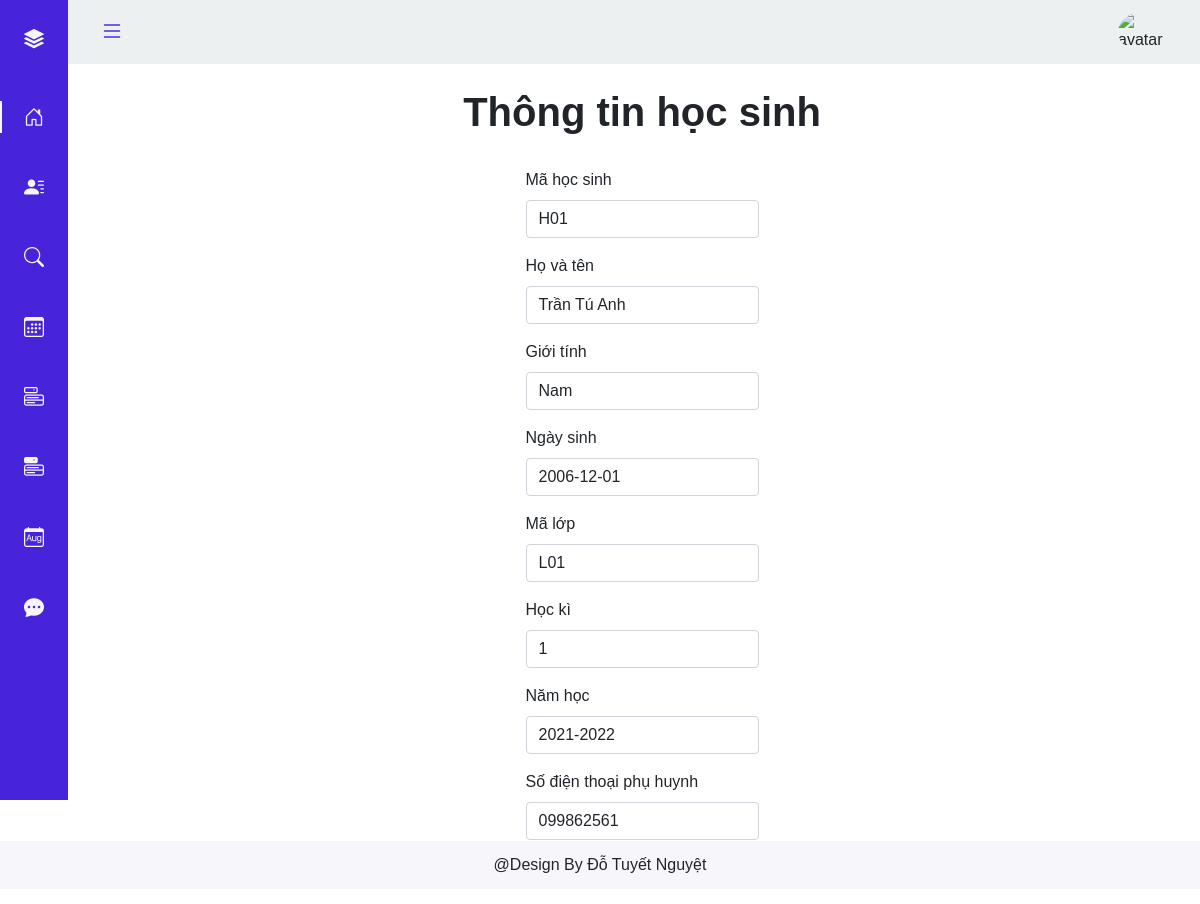
/hocsinh/thong-tinhs.php (signed in), run on the app's committed database.
### tables this page shows
CREATE TABLE `hoc_sinh` (
  `Mahs` char(10) NOT NULL,
  `Hotenhs` varchar(50) DEFAULT NULL,
  `Ngaysinh` date DEFAULT NULL,
  `Gioitinh` varchar(5) DEFAULT NULL,
  `Sdtph` varchar(50) DEFAULT NULL,
  `Mal` char(10) DEFAULT NULL,
  `Hocky` int(11) DEFAULT NULL,
  `Namhoc` varchar(10) DEFAULT NULL
);

### hocsinh/thong-tinhs.php (the view)
<?php include('../partial-font/hearder_hs.php'); ?>
<br>
<div class="text-center">
    <div class="container">
        <h1><b>Thông tin  học sinh</b></h1>
        <br><br>
    </div>
</div>
<br>
<?php
    include('../sql/connect.php');
    $ten = $_SESSION['username'] ;
    $id = $_SESSION['id'];
    $sql = "SELECT * FROM hoc_sinh WHERE Hotenhs LIKE '%$ten%' AND Mahs LIKE '%$id%' ";
	$result = mysqli_query($conn, $sql);
    if(mysqli_num_rows($result)){
    while($row = mysqli_fetch_assoc($result)){
        $mahs = $row['Mahs'];
        $hoten = $row['Hotenhs'];
        $gioitinh= $row['Gioitinh'];
        $ngaysinh = $row['Ngaysinh'];
        $mal = $row['Mal'];
        $Hocki = $row['Hocky'];
       $namhoc = $row['Namhoc'];
       $sdtph = $row['Sdtph'];
        }
}
?>
<main>
    <div class="container">
        <form >
            <div class="mb-3">
                <label for="mahs" class="form-label">Mã học sinh</label>
                <input type="text" class="form-control" name="mahs" value="<?php echo $mahs; ?>">
            </div>
            <div class="mb-3">
                <label for="hoten" class="form-label">Họ và tên</label>
                <input type="text" class="form-control" name="hoten" value="<?php echo $hoten; ?>">
            </div>
            <div class="mb-3">
                <label for="gioitinh" class="form-label">Giới tính</label>
                <input type="text" class="form-control" name="gioitinh" value="<?php echo $gioitinh; ?>">
            </div>
            <div class="mb-3">
                <label for="ngaysinh" class="form-label"> Ngày sinh</label>
                <input type="text" class="form-control" name="ngaysinh" value="<?php echo $ngaysinh; ?>">
            </div>
            <div class="mb-3">
                <label for="mal" class="form-label">Mã lớp</label>
                <input type="text" class="form-control" name="mal" value="<?php echo $mal; ?>">
            </div>
            <div class="mb-3">
                <label for="hocki" class="form-label"> Học kì</label>
                <input type="text" class="form-control" name="hocki" value="<?php echo $Hocki; ?>">
            </div>
            <div class="mb-3">
                <label for="namhoc" class="form-label">Năm học</label>
                <input type="text" class="form-control" name="namhoc" value="<?php echo  $namhoc; ?>">
            </div>
            <div class="mb-3">
                <label for="sdtph" class="form-label">Số điện thoại phụ huynh</label>
                <input type="text" class="form-control" name="sdtph" value="<?php echo  $sdtph; ?>">
            </div>
        </form>
    </div>
</main>
<br><br>
<?php include('../partial-font/footer_hs.php');?>

### assets/Css/style.css (style rules this page uses)
:root { --header-height: 3rem; --nav-width: 68px; --first-color: #4723D9; --first-color-light: #AFA5D9; --white-color: #F7F6FB; --body-font: 'Nunito', sans-serif; --normal-font-size: 1rem; --z-fixed: 100 }
body { position: relative; margin: var(--header-height) 0 0 0; padding: 0 1rem; font-family: var(--body-font); font-size: var(--normal-font-size); transition: .5s }
@media screen and (min-width: 768px) { body { margin: calc(var(--header-height) + 1rem) 0 0 0; padding-left: calc(var(--nav-width) + 2rem) } }
.container { display: flex; flex-wrap: wrap; justify-content: center; }

### data on the page
hoc_sinh: mahs "H01", hoten "Trần Tú Anh", gioitinh "Nam", ngaysinh "2006-12-01", mal "L01", hocki "1", namhoc "2021-2022", sdtph "099862561"
